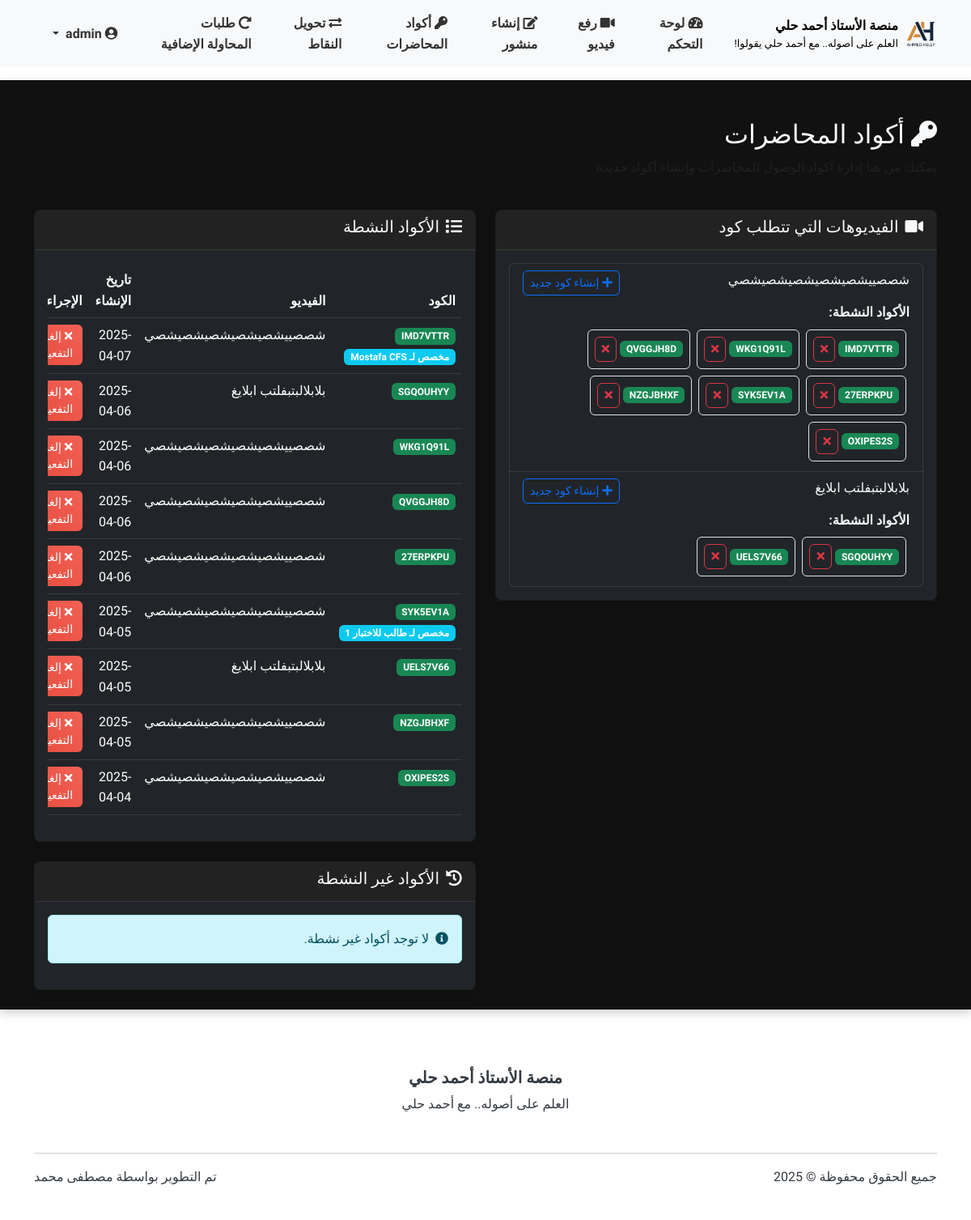
The app's page /admin/lecture_codes (signed in) with its own data.
### models.py (models this page shows, shortened)
class User(UserMixin, db.Model):
    __tablename__ = 'users'
    id = db.Column(db.Integer, primary_key=True)
    username = db.Column(db.String(64), unique=True, nullable=False)
    full_name = db.Column(db.String(100), nullable=True)  # الاسم الثلاثي
    email = db.Column(db.String(100), nullable=True)  # البريد الإلكتروني للاستعادة
    phone = db.Column(db.String(20), nullable=True)   # رقم الهاتف للاستعادة
    password_hash = db.Column(db.String(256), nullable=False)
    role = db.Column(db.String(20), nullable=False)  # 'admin' or 'student'
    points = db.Column(db.Integer, default=0)  # نقاط المحفظة
    reset_token = db.Column(db.String(100), nullable=True)  # رمز استعادة كلمة المرور
    reset_token_expiry = db.Column(db.DateTime, nullable=True)  # تاريخ انتهاء صلاحية الرمز
    created_at = db.Column(db.DateTime, default=datetime.utcnow)  # تاريخ إنشاء الحساب
    videos = db.relationship('Video', backref='uploader', lazy='dynamic')
    comments = db.relationship('Comment', backref='author', lazy='dynamic')
    posts = db.relationship('Post', backref='author', lazy='dynamic')
    video_views = db.relationship('VideoView', backref='viewer', lazy='dynamic')
    def is_admin(self):
        return self.role == 'admin'

class Video(db.Model):
    __tablename__ = 'videos'
    id = db.Column(db.Integer, primary_key=True)
    title = db.Column(db.String(100), nullable=False)
    url = db.Column(db.String(200), nullable=True)  # يمكن أن يكون فارغًا في حالة رفع ملف
    file_path = db.Column(db.String(200), nullable=True)  # مسار الملف المرفوع
    description = db.Column(db.Text)
    uploaded_by = db.Column(db.Integer, db.ForeignKey('users.id'), nullable=False)
    created_at = db.Column(db.DateTime, default=datetime.utcnow)
    requires_code = db.Column(db.Boolean, default=True)  # هل تتطلب المحاضرة كود للوصول
    points_cost = db.Column(db.Integer, default=0)  # تكلفة الفيديو بالنقاط
    comments = db.relationship('Comment', backref='video', lazy='dynamic', cascade='all, delete-orphan')

class LectureCode(db.Model):
    __tablename__ = 'lecture_codes'
    id = db.Column(db.Integer, primary_key=True)
    video_id = db.Column(db.Integer, db.ForeignKey('videos.id'), nullable=False)
    code = db.Column(db.String(20), nullable=False, unique=True)
    created_at = db.Column(db.DateTime, default=datetime.utcnow)
    is_active = db.Column(db.Boolean, default=True)
    assigned_to = db.Column(db.Integer, db.ForeignKey('users.id'), nullable=True)  # يمكن تعيين رمز لطالب محدد
    is_used = db.Column(db.Boolean, default=False)  # تم استخدام الرمز ام لا
    video = db.relationship('Video', backref=db.backref('access_codes', lazy='dynamic'))
    student = db.relationship('User', backref=db.backref('assigned_codes', lazy='dynamic'), foreign_keys=[assigned_to])

### routes.py (the view)
@admin_bp.route('/lecture_codes')
@login_required
def lecture_codes():
    if not current_user.is_admin():
        abort(403)
    videos = Video.query.filter_by(requires_code=True).all()
    active_codes = LectureCode.query.filter_by(is_active=True).order_by(LectureCode.created_at.desc()).all()
    inactive_codes = LectureCode.query.filter_by(is_active=False).order_by(LectureCode.created_at.desc()).all()
    return render_template(
        'admin/lecture_codes.html',
        videos=videos,
        active_codes=active_codes,
        inactive_codes=inactive_codes
    )

### templates/admin/lecture_codes.html (shortened to what this page needs)
{% extends 'base.html' %}
{% block content %}
<div class="container mt-4">
    <div class="row mb-4">
        <div class="col">
            <h2><i class="fas fa-key me-2"></i>أكواد المحاضرات</h2>
            <p class="text-muted">يمكنك من هنا إدارة أكواد الوصول للمحاضرات وإنشاء أكواد جديدة</p>
        </div>
    </div>
    <div class="row">
        <div class="col-lg-6">
            <div class="card bg-dark mb-4">
                <div class="card-header">
                    <h5><i class="fas fa-video me-2"></i>الفيديوهات التي تتطلب كود</h5>
                </div>
                <div class="card-body">
                    {% if videos %}
                        <div class="list-group">
                            {% for video in videos %}
                                <div class="list-group-item bg-dark">
                                    <div class="d-flex justify-content-between align-items-center">
                                        <h6>{{ video.title }}</h6>
                                        <a href="{{ url_for('admin.create_lecture_code', video_id=video.id) }}" class="btn btn-sm btn-outline-primary">
                                            <i class="fas fa-plus me-1"></i>إنشاء كود جديد
                                        </a>
                                    </div>
                                    {% set active_video_codes = active_codes|selectattr('video_id', 'equalto', video.id)|list %}
                                    {% if active_video_codes %}
                                        <div class="mt-2">
                                            <strong>الأكواد النشطة:</strong>
                                            <div class="d-flex flex-wrap mt-1">
                                                {% for code in active_video_codes %}
                                                    <div class="d-flex align-items-center m-1 p-2 border rounded">
                                                        <span class="badge bg-success me-1">{{ code.code }}</span>
                                                        <a href="{{ url_for('admin.deactivate_code', code_id=code.id) }}" class="btn btn-sm btn-outline-danger">
                                                            <i class="fas fa-times"></i>
                                                        </a>
                                                    </div>
                                                {% endfor %}
                                            </div>
                                        </div>
                                    {% endif %}
                                </div>
                            {% endfor %}
                        </div>
                    {% else %}
                        <div class="alert alert-info">
                            <i class="fas fa-info-circle me-2"></i>لا توجد فيديوهات تتطلب كود للوصول.
                        </div>
                    {% endif %}
                </div>
            </div>
        </div>
        <div class="col-lg-6">
            <div class="card bg-dark mb-4">
                <div class="card-header">
                    <h5><i class="fas fa-list me-2"></i>الأكواد النشطة</h5>
                </div>
                <div class="card-body">
                    {% if active_codes %}
                        <div class="table-responsive">
                            <table class="table table-dark table-hover">
                                <thead>
                                    <tr>
                                        <th>الكود</th>
                                        <th>الفيديو</th>
                                        <th>تاريخ الإنشاء</th>
                                        <th>الإجراءات</th>
                                    </tr>
                                </thead>
                                <tbody>
                                    {% for code in active_codes %}
                                        <tr>
                                            <td>
                                                <span class="badge bg-success">{{ code.code }}</span>
                                                {% if code.assigned_to %}
                                                    <span class="badge bg-info">مخصص لـ {{ code.student.full_name }}</span>
                                                {% endif %}
                                            </td>
                                            <td>{{ code.video.title }}</td>
                                            <td>{{ code.created_at.strftime('%Y-%m-%d') }}</td>
                                            <td>
                                                <a href="{{ url_for('admin.deactivate_code', code_id=code.id) }}" class="btn btn-sm btn-danger">
                                                    <i class="fas fa-times me-1"></i>إلغاء التفعيل
                                                </a>
                                            </td>
                                        </tr>
                                    {% endfor %}
                                </tbody>
                            </table>
                        </div>
                    {% else %}
                        <div class="alert alert-info">
                            <i class="fas fa-info-circle me-2"></i>لا توجد أكواد نشطة حالياً.
                        </div>
                    {% endif %}
                </div>
            </div>
            <div class="card bg-dark">
                <div class="card-header">
                    <h5><i class="fas fa-history me-2"></i>الأكواد غير النشطة</h5>
                </div>
                <div class="card-body">
                    {% if inactive_codes %}
                        <div class="table-responsive">
                            <table class="table table-dark table-hover">
                                <thead>
                                    <tr>
                                        <th>الكود</th>
                                        <th>الفيديو</th>
                                        <th>تاريخ الإنشاء</th>
                                    </tr>
                                </thead>
                                <tbody>
                                    {% for code in inactive_codes %}
                                        <tr>
                                            <td>
                                                <span class="badge bg-secondary">{{ code.code }}</span>
                                            </td>
                                            <td>{{ code.video.title }}</td>
                                            <td>{{ code.created_at.strftime('%Y-%m-%d') }}</td>
                                        </tr>
                                    {% endfor %}
                                </tbody>
                            </table>
                        </div>
                    {% else %}
                        <div class="alert alert-info">
                            <i class="fas fa-info-circle me-2"></i>لا توجد أكواد غير نشطة.
                        </div>
                    {% endif %}
                </div>
            </div>
        </div>
    </div>
</div>
{% endblock %}

### templates/base.html (shortened to what this page needs)
<!DOCTYPE html>
<html lang="ar" dir="rtl">
<head>
    <link rel="stylesheet" href="https://cdnjs.cloudflare.com/ajax/libs/font-awesome/5.15.4/css/all.min.css">
    <link rel="stylesheet" href="https://cdn.jsdelivr.net/npm/bootstrap@5.3.0/dist/css/bootstrap.rtl.min.css">
    <link rel="stylesheet" href="{{ url_for('static', filename='css/style.css') }}">
</head>
<body>
    <header>
        <nav class="navbar navbar-expand-lg navbar-light bg-light sticky-top">
            <div class="container">
                <a class="navbar-brand d-flex align-items-center" href="{{ url_for('main.index') }}">
                    <img src="{{ url_for('static', filename='img/ahmed-helly-logo.png') }}" alt="شعار المنصة" height="50">
                    <div class="ms-2 d-flex flex-column">
                        <span style="font-size: 1rem; color: #000; font-weight: bold;">منصة الأستاذ أحمد حلي</span>
                        <small class="d-none d-md-block" style="font-size: 0.8rem; color: #000;">العلم على أصوله.. مع أحمد حلي يقولوا!</small>
                    </div>
                </a>
                <div class="collapse navbar-collapse navbar-custom" id="navbarNav">
                    <ul class="navbar-nav">
                        {% if current_user.is_authenticated %}
                            {% if current_user.role == 'admin' %}
                                <li class="nav-item">
                                    <a class="nav-link {% if request.path.startswith('/admin/dashboard') %}active{% endif %}" href="{{ url_for('admin.dashboard') }}">
                                        <i class="fas fa-tachometer-alt"></i> لوحة التحكم
                                    </a>
                                </li>
                                <li class="nav-item">
                                    <a class="nav-link {% if request.path.startswith('/admin/upload_video') %}active{% endif %}" href="{{ url_for('admin.upload_video') }}">
                                        <i class="fas fa-video"></i> رفع فيديو
                                    </a>
                                </li>
                                <li class="nav-item">
                                    <a class="nav-link {% if request.path.startswith('/admin/create_post') %}active{% endif %}" href="{{ url_for('admin.create_post') }}">
                                        <i class="fas fa-edit"></i> إنشاء منشور
                                    </a>
                                </li>
                                <li class="nav-item">
                                    <a class="nav-link {% if request.path.startswith('/admin/lecture_codes') %}active{% endif %}" href="{{ url_for('admin.lecture_codes') }}">
                                        <i class="fas fa-key"></i> أكواد المحاضرات
                                    </a>
                                </li>
                                <li class="nav-item">
                                    <a class="nav-link {% if request.path.startswith('/admin/transfer_points') %}active{% endif %}" href="{{ url_for('admin.transfer_points') }}">
                                        <i class="fas fa-exchange-alt"></i> تحويل النقاط
                                    </a>
                                </li>
                                <li class="nav-item">
                                    <a class="nav-link {% if request.path.startswith('/admin/retry_requests') %}active{% endif %}" href="{{ url_for('admin_tests.retry_requests') }}">
                                        <i class="fas fa-redo-alt"></i> طلبات المحاولة الإضافية
                                    </a>
                                </li>
                            {% endif %}
                        {% endif %}
                    </ul>
                    {% if current_user.is_authenticated %}
                    <ul class="navbar-nav ms-auto">
                        <li class="nav-item dropdown">
                            <a class="nav-link dropdown-toggle" href="#" id="navbarDropdown" role="button"
                               data-bs-toggle="dropdown" aria-expanded="false">
                                <i class="fas fa-user-circle"></i>
                                {{ current_user.username }}
                            </a>
                        </li>
                    </ul>
                    {% endif %}
                </div>
            </div>
        </nav>
    </header>
    <main class="py-4">
        {% block content %}{% endblock %}
    </main>
    <footer class="bg-white py-4 mt-5">
        <div class="container">
            <div class="row align-items-center">
                <div class="col-md-12 text-center mb-3">
                    <h5 class="fw-bold">منصة الأستاذ أحمد حلي</h5>
                    <p class="mb-3">العلم على أصوله.. مع أحمد حلي</p>
                </div>
            </div>
            <hr>
            <div class="row">
                <div class="col-md-6">
                    <p>جميع الحقوق محفوظة &copy; 2025</p>
                </div>
                <div class="col-md-6 text-md-end">
                    <p>تم التطوير بواسطة <a href="https://www.linkedin.com/in/mstafamohamed/" target="_blank">مصطفى محمد</a></p>
                </div>
            </div>
        </div>
    </footer>
</body>
</html>

### records on screen
User: username "admin"
Video: title "شصصييشصيشصيشصيشصيشصي"
LectureCode: code "IMD7VTTR", student.full_name "Mostafa CFS", video "شصصييشصيشصيشصيشصيشصي", created_at "2025-04-07"
LectureCode: code "WKG1Q91L", video "شصصييشصيشصيشصيشصيشصي", created_at "2025-04-06"
LectureCode: code "QVGGJH8D", video "شصصييشصيشصيشصيشصيشصي", created_at "2025-04-06"
LectureCode: code "27ERPKPU", video "شصصييشصيشصيشصيشصيشصي", created_at "2025-04-06"
LectureCode: code "SYK5EV1A", student.full_name "طالب للاختبار 1", video "شصصييشصيشصيشصيشصيشصي", created_at "2025-04-05"
LectureCode: code "NZGJBHXF", video "شصصييشصيشصيشصيشصيشصي", created_at "2025-04-05"
LectureCode: code "OXIPES2S", video "شصصييشصيشصيشصيشصيشصي", created_at "2025-04-04"
Video: title "بلابلالبتبفلتب ابلايغ"
LectureCode: code "SGQOUHYY", video "بلابلالبتبفلتب ابلايغ", created_at "2025-04-06"
LectureCode: code "UELS7V66", video "بلابلالبتبفلتب ابلايغ", created_at "2025-04-05"
